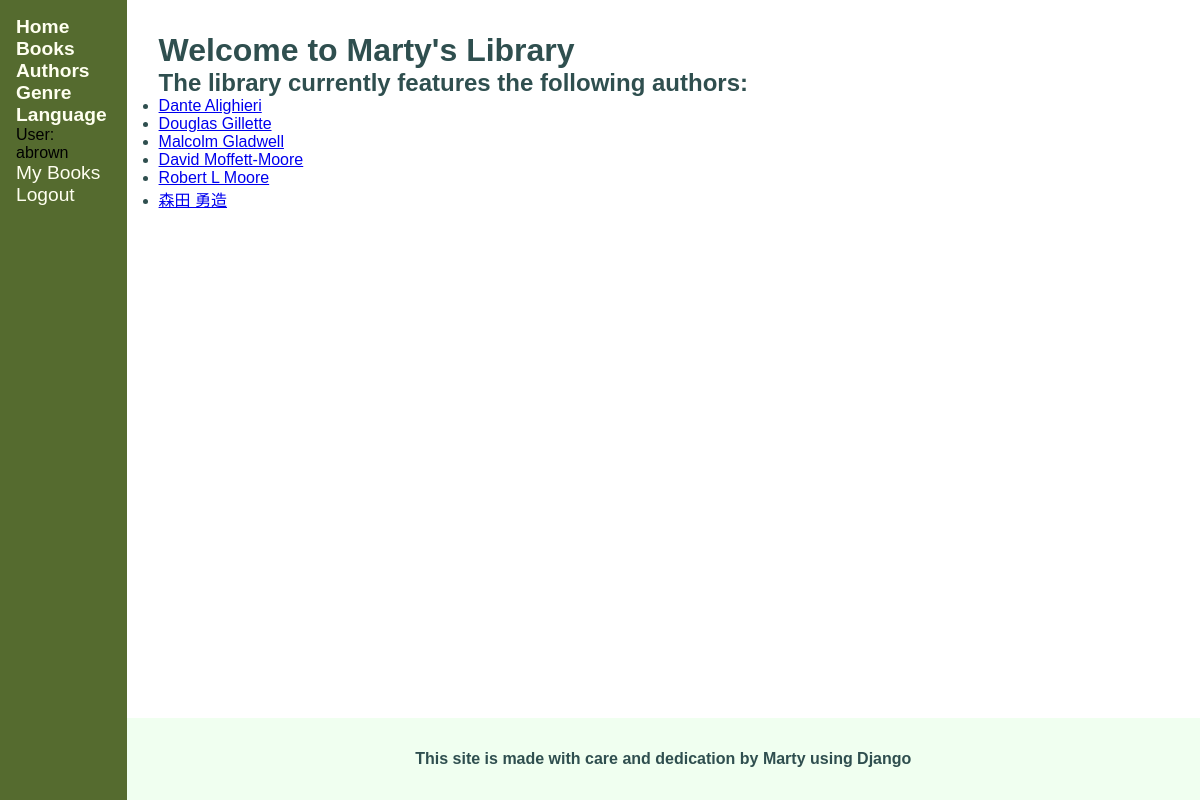
The app's page /catalog/authors/ (signed in) with its own data.
### catalog/models.py (models this page shows, shortened)
class Author(models.Model):
    prefix = models.CharField(max_length=4, blank=True, null=True)
    first_name = models.CharField(max_length=20)
    middle_names = models.CharField(max_length=30, blank=True, null=True)
    last_name = models.CharField(max_length=30)
    suffix = models.CharField(max_length=5, blank=True, null=True)
    name = models.CharField('search match string', max_length=69)
    birth_date = models.DateField('Born', blank=True, null=True)
    death_date = models.DateField('Died', blank=True, null=True)
    @property
    @admin.display(description='full name', ordering='last_name')
    def full_name(self):
        cn_pattern = re.compile(r'[\u4e00-\u9fff]+')
        if cn_pattern.search(self.last_name):
            return ' '.join([self.last_name, self.first_name])
        else:
            if self.middle_names:
                return ' '.join([self.first_name, self.middle_names, self.last_name])
            else:
                return ' '.join([self.first_name, self.last_name])
    class Meta:
        ordering = ['last_name', 'first_name', 'birth_date']
    def get_absolute_url(self):
        return reverse("catalog:author-detail-view", kwargs={"pk": self.id})

### catalog/views.py (the view)
# urls.py: path('authors/', views.AuthorListView.as_view(), name='authors'),
class AuthorListView(LoginRequiredMixin, generic.ListView):
    model = Author
    template_name = 'catalog/authors.html'
    context_object_name = 'list_of_all_authors'
    paginate_by = 10

### catalog/templates/catalog/authors.html
{% extends 'catalog/base_generic.html' %}
{% block content %}
    <h1>Welcome to Marty's Library</h1>
    <h2>The library currently features the following authors:</h2>
    {% if list_of_all_authors %}
    <ul class="content-list">
        {% for author in list_of_all_authors %}
        <li class="content-item"><a href="{{ author.get_absolute_url }}">{{ author.full_name }}</a></li>
        {% endfor %}
    </ul>
    {% else %}
    <p>There are no authors yet.</p>
    {% endif %}
{% endblock content %}

### catalog/templates/catalog/side_navbar.html (shortened to what this page needs)
<ul class="navbar">
    <li class="navlink"><a href="{% url 'catalog:index' %}"><strong>Home</strong></a></li>
    <li class="navlink"><a href="{% url 'catalog:books' %}"><strong>Books</strong></a></li>
    <li class="navlink"><a href="{% url 'catalog:authors' %}"><strong>Authors</strong></a></li>
    <li class="navlink"><a href="{% url 'catalog:genres' %}"><strong>Genre</strong></a></li>
    <li class="navlink"><a href="{% url 'catalog:languages' %}"><strong>Language</strong></a></li>
    {% if user.is_authenticated %}
    <li id="username" class="user-util">User: {{ user.get_username }}</li>
    <li id="user-books" class="user-util">
        <a href="{% url 'catalog:my-borrowed' %}">My Books</a>
    </li>
    <li class="user-util"><a href="{% url 'logout' %}?next={{ request.path }}">Logout</a></li>
    {% else %}
    <li class="user-util"><a href="{% url 'login' %}?next={{ request.path }}">Login</a></li>
    {% endif %}
</ul>

### catalog/static/catalog/css/main.css (style rules this page uses)
* { font-family: Helvetica, sans-serif; padding: 0; margin: 0; }
body { display: flex; flex-flow: row nowrap; }
ul.navbar { flex-grow: 1; list-style: none; background-color: darkolivegreen; padding: 1rem; }
ul.navbar a { text-decoration: none; color: ivory; font-size: larger; }

### records on screen
Author: full_name "Dante Alighieri"
Author: full_name "Douglas Gillette"
Author: full_name "Malcolm Gladwell"
Author: full_name "David Moffett-Moore"
Author: full_name "Robert L Moore"
Author: full_name "森田 勇造"

### other values on screen
{{ user.get_username }} "abrown"
